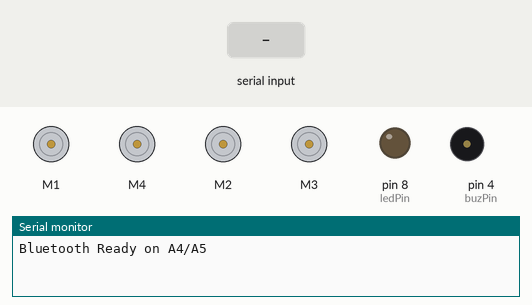
This sketch was run on a simulated Arduino Uno, built with avr-gcc and run on an emulated ATmega328P. On the bench: 4 × DC motor (green arrow = forward, orange = backward, longer = faster), output pins drawn as LEDs (lit = HIGH), buzzer (waves = sounding, pin HIGH), the last lines printed to the serial monitor. Inputs (shaded band) come from the test bench.

Above: at 1.2 s.
1.3 s: "F\n" received over Serial
At 2.3 s:
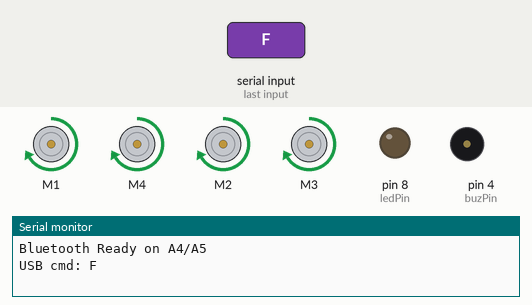
2.8 s: "B\n" received over the second serial link
At 3.4 s:
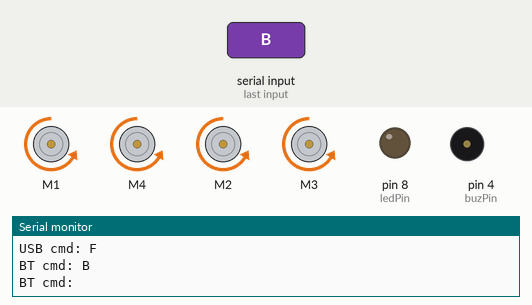
4.3 s: "L\n" received over Serial
At 4.6 s:
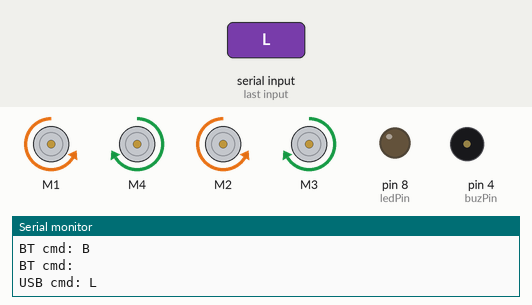
5.8 s: "R\n" received over the second serial link
At 6.9 s:
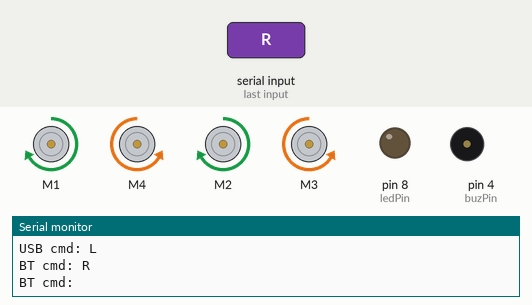
7.3 s: "Y\n" received over Serial
At 7.36 s:
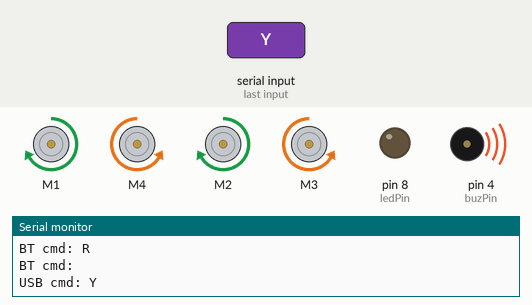
8.9 s: "U\n" received over the second serial link
At 9.3 s:
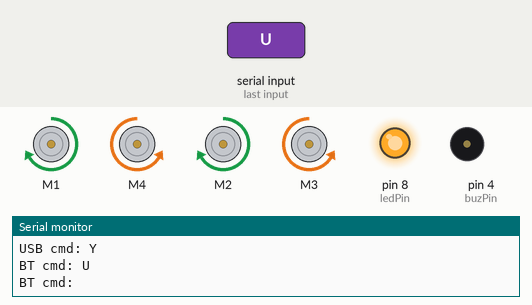
Timing chart, 0 to 11.4 s (numbered marks = the images above; inputs shaded):
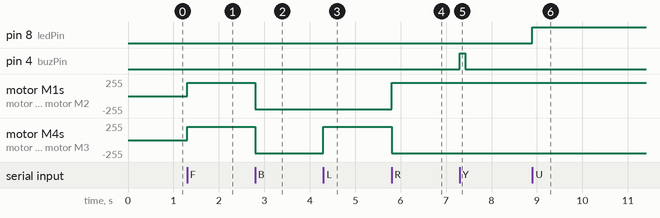

Measured:
- after the input at 1.3 s, motor M1, motor M4, motor M2, motor M3: stopped → forward 200/255 at once
- after the input at 2.8 s, motor M1, motor M4, motor M2, motor M3: forward 200/255 → backward 200/255 at once
- after the input at 4.3 s, motor M4, motor M3: backward 200/255 → forward 200/255 at once
- after the input at 5.8 s, motor M1, motor M2: backward 200/255 → forward 200/255 at once; motor M4, motor M3: forward 200/255 → backward 200/255 at once
- after the input at 7.3 s, pin 4 (buzPin): LOW → HIGH at once, → LOW 0.12 s later
- after the input at 8.9 s, pin 8 (ledPin): LOW → HIGH at once

The sketch:

working_bt_control.ino
```cpp
#include <AFMotor.h>
#include <SoftwareSerial.h>

// Motor channels
AF_DCMotor MotorFR(4);
AF_DCMotor MotorFL(1);
AF_DCMotor MotorBL(2);
AF_DCMotor MotorBR(3);

// Bluetooth pins using A4 / A5
const uint8_t BT_RX_PIN = A0; // HC-05 TX -> Arduino A4 (RX)
const uint8_t BT_TX_PIN = A1; // Arduino A5 (TX) -> HC-05 RX (via voltage divider)

SoftwareSerial btSerial(BT_RX_PIN, BT_TX_PIN); // RX, TX

// Other IO
const int buzPin = 4;
const int ledPin = 8;
int valSpeed = 200;

void setup()
{
  Serial.begin(9600);
  btSerial.begin(9600);
  Serial.println("Bluetooth Ready on A4/A5");

  pinMode(buzPin, OUTPUT);
  pinMode(ledPin, OUTPUT);

  SetSpeed(valSpeed);

  MotorFL.run(RELEASE);
  MotorFR.run(RELEASE);
  MotorBL.run(RELEASE);
  MotorBR.run(RELEASE);
}

void loop()
{
  // Read from Bluetooth
  if (btSerial.available())
  {
    char c = btSerial.read();
    Serial.print("BT cmd: ");
    Serial.println(c);
    handleCommand(c);
  }

  // Read from Serial Monitor (optional)
  if (Serial.available())
  {
    char c = Serial.read();
    if (c == '\n' || c == '\r')
      return;
    Serial.print("USB cmd: ");
    Serial.println(c);
    handleCommand(c);
  }
}

void handleCommand(char command)
{
  switch (command)
  {

  case 'F':
    SetSpeed(valSpeed);
    MotorFL.run(FORWARD);
    MotorFR.run(FORWARD);
    MotorBL.run(FORWARD);
    MotorBR.run(FORWARD);
    break;

  case 'B':
    SetSpeed(valSpeed);
    MotorFL.run(BACKWARD);
    MotorFR.run(BACKWARD);
    MotorBL.run(BACKWARD);
    MotorBR.run(BACKWARD);
    break;

  case 'L':
    SetSpeed(valSpeed);
    MotorFL.run(BACKWARD);
    MotorFR.run(FORWARD);
    MotorBL.run(BACKWARD);
    MotorBR.run(FORWARD);
    break;

  case 'R':
    SetSpeed(valSpeed);
    MotorFL.run(FORWARD);
    MotorFR.run(BACKWARD);
    MotorBL.run(FORWARD);
    MotorBR.run(BACKWARD);
    break;

  case 'S':
    MotorFL.run(RELEASE);
    MotorFR.run(RELEASE);
    MotorBL.run(RELEASE);
    MotorBR.run(RELEASE);
    break;

  case 'Y':
    digitalWrite(buzPin, HIGH);
    delay(120);
    digitalWrite(buzPin, LOW);
    break;

  case 'U':
    digitalWrite(ledPin, HIGH);
    break;

  case 'u':
    digitalWrite(ledPin, LOW);
    break;

  case '1':
    SetSpeed(65);
    break;
  case '2':
    SetSpeed(130);
    break;
  case '3':
    SetSpeed(195);
    break;
  case '4':
    SetSpeed(255);
    break;
  }
}

// Speed control helper
void SetSpeed(int val)
{
  valSpeed = val;
  MotorFL.setSpeed(val);
  MotorFR.setSpeed(val);
  MotorBL.setSpeed(val);
  MotorBR.setSpeed(val);
}
```
